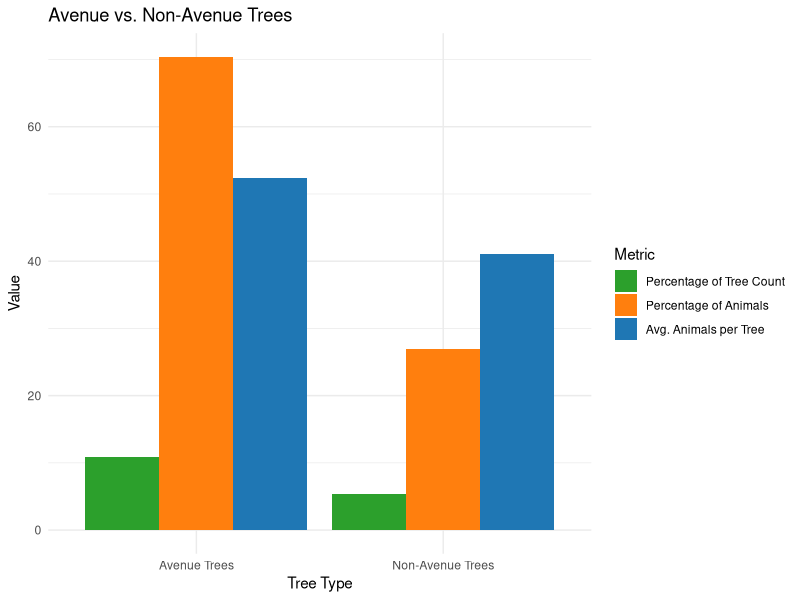

Recreate this plot in R.
# Data for Avenue vs. Non-Avenue Trees
avenue_non_avenue_data <- data.frame(
  Type = c("Avenue Trees", "Non-Avenue Trees"),
  PercentageTreeCount = c(52.32, 41.04),
  PercentageAnimals = c(70.39, 26.99),
  AvgAnimalsPerTree = c(10.8, 5.3)
)
library(ggplot2)
library(tidyr)

# Reshape the data for plotting
avenue_non_avenue_long <- avenue_non_avenue_data %>%
  pivot_longer(cols = c(PercentageTreeCount, PercentageAnimals, AvgAnimalsPerTree),
               names_to = "Metric",
               values_to = "Value")

# Plot Avenue vs. Non-Avenue Trees
avenue_non_avenue_plot <- ggplot(avenue_non_avenue_long, aes(x = Type, y = Value, fill = Metric)) +
  geom_bar(stat = "identity", position = "dodge") +
  labs(title = "Avenue vs. Non-Avenue Trees",
       x = "Tree Type",
       y = "Value",
       fill = "Metric") +
  theme_minimal() +
  scale_fill_manual(values = c("PercentageTreeCount" = "#1f77b4", 
                               "PercentageAnimals" = "#ff7f0e",
                               "AvgAnimalsPerTree" = "#2ca02c"),
                    labels = c("Percentage of Tree Count", "Percentage of Animals", "Avg. Animals per Tree"))

print(avenue_non_avenue_plot)
